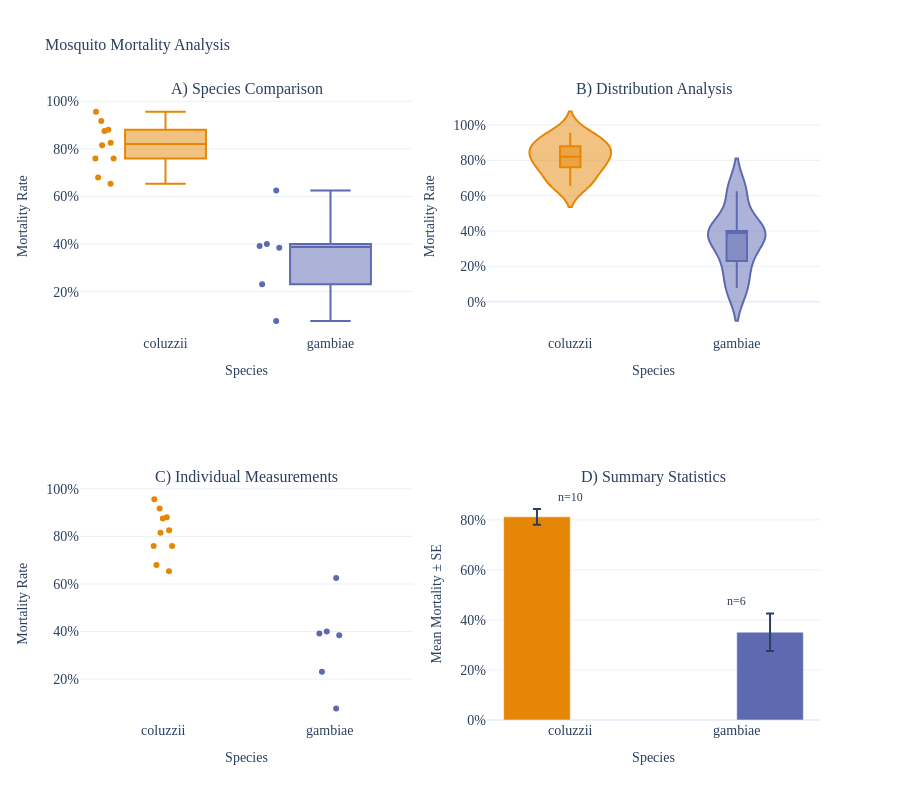

Here is the notebook cell this chart was saved with:
### Code cell
def create_manuscript_subplot(width=900, height=800):
    # Create subplots
    fig = make_subplots(
        rows=2, cols=2,
        subplot_titles=('A) Species Comparison', 'B) Distribution Analysis', 
                       'C) Individual Measurements', 'D) Summary Statistics'),
        specs=[[{"secondary_y": False}, {"secondary_y": False}],
               [{"secondary_y": False}, {"secondary_y": False}]]
    )
    
    # A) Box plot data
    box_fig = px.box(df_clean, x='species', y='mort_females', color='species',
                     color_discrete_map=TAXON_COLORS, points='all')
    for trace in box_fig.data:
        trace.showlegend = False
        fig.add_trace(trace, row=1, col=1)
    
    # B) Violin plot data
    violin_fig = px.violin(df_clean, x='species', y='mort_females', color='species',
                          color_discrete_map=TAXON_COLORS, box=True)
    for trace in violin_fig.data:
        trace.showlegend = False
        fig.add_trace(trace, row=1, col=2)
    
    # C) Strip plot data
    strip_fig = px.strip(df_clean, x='species', y='mort_females', color='species',
                        color_discrete_map=TAXON_COLORS)
    for trace in strip_fig.data:
        trace.showlegend = False
        fig.add_trace(trace, row=2, col=1)
    
    # D) Bar chart with summary stats
    summary = df_clean.groupby('species').agg({
        'mort_females': ['mean', 'std', 'count']
    }).round(3)
    summary.columns = ['mean', 'std', 'count']
    summary = summary.reset_index()
    summary['se'] = summary['std'] / np.sqrt(summary['count'])
    
    bar_fig = px.bar(summary, x='species', y='mean', color='species',
                     color_discrete_map=TAXON_COLORS, error_y='se')
    for trace in bar_fig.data:
        trace.showlegend = False
        fig.add_trace(trace, row=2, col=2)
    
    # Add sample size annotations for the bar chart
    for i, (_, row) in enumerate(summary.iterrows()):
        fig.add_annotation(
            x=i,
            y=row['mean'] + row['se'] + 0.05,
            text=f"n={int(row['count'])}",
            showarrow=False,
            row=2, col=2,
            font=dict(size=FONT_SIZE-2, family=FONT_FAMILY)
        )
    
    # Update layout
    fig.update_layout(
        width=width,
        height=height,
        title_text="Mosquito Mortality Analysis",
        template="plotly_white",
        font=dict(size=FONT_SIZE, family=FONT_FAMILY),
        title_font=dict(size=TITLE_FONT_SIZE, family=FONT_FAMILY)
    )
    
    # Update y-axes to show percentages
    for i in range(1, 3):
        for j in range(1, 3):
            fig.update_yaxes(tickformat='.0%', row=i, col=j)
    
    # Update axis titles
    fig.update_xaxes(title_text="Species", row=1, col=1, title_font=dict(size=FONT_SIZE, family=FONT_FAMILY))
    fig.update_xaxes(title_text="Species", row=1, col=2, title_font=dict(size=FONT_SIZE, family=FONT_FAMILY))
    fig.update_xaxes(title_text="Species", row=2, col=1, title_font=dict(size=FONT_SIZE, family=FONT_FAMILY))
    fig.update_xaxes(title_text="Species", row=2, col=2, title_font=dict(size=FONT_SIZE, family=FONT_FAMILY))
    
    fig.update_yaxes(title_text="Mortality Rate", row=1, col=1, title_font=dict(size=FONT_SIZE, family=FONT_FAMILY))
    fig.update_yaxes(title_text="Mortality Rate", row=1, col=2, title_font=dict(size=FONT_SIZE, family=FONT_FAMILY))
    fig.update_yaxes(title_text="Mortality Rate", row=2, col=1, title_font=dict(size=FONT_SIZE, family=FONT_FAMILY))
    fig.update_yaxes(title_text="Mean Mortality ± SE", row=2, col=2, title_font=dict(size=FONT_SIZE, family=FONT_FAMILY))
    
    return fig

manuscript_fig = create_manuscript_subplot()
manuscript_fig.show()

### Figure 1 — Plotly figure (JSON) as saved in the notebook; plotly's stock layout.template omitted (floating-point values rounded to 4 significant figures)
{"data": [{"alignmentgroup": "True", "boxpoints": "all", "hovertemplate": "species=%{x}<br>mort_females=%{y}<extra></extra>", "legendgroup": "coluzzii", "marker": {"color": "#e58606"}, "name": "coluzzii", "notched": false, "offsetgroup": "coluzzii", "orientation": "v", "showlegend": false, "type": "box", "x": ["coluzzii", "coluzzii", "coluzzii", "coluzzii", "coluzzii", "coluzzii", "coluzzii", "coluzzii", "coluzzii", "coluzzii"], "x0": " ", "xaxis": "x", "y": [0.68, 0.8261, 0.76, 0.6538, 0.8148, 0.88, 0.9565, 0.76, 0.9167, 0.875], "y0": " ", "yaxis": "y"}, {"alignmentgroup": "True", "boxpoints": "all", "hovertemplate": "species=%{x}<br>mort_females=%{y}<extra></extra>", "legendgroup": "gambiae", "marker": {"color": "#5d69b1"}, "name": "gambiae", "notched": false, "offsetgroup": "gambiae", "orientation": "v", "showlegend": false, "type": "box", "x": ["gambiae", "gambiae", "gambiae", "gambiae", "gambiae", "gambiae"], "x0": " ", "xaxis": "x", "y": [0.07692, 0.4, 0.3846, 0.625, 0.2308, 0.3913], "y0": " ", "yaxis": "y"}, {"alignmentgroup": "True", "box": {"visible": true}, "hovertemplate": "species=%{x}<br>mort_females=%{y}<extra></extra>", "legendgroup": "coluzzii", "marker": {"color": "#e58606"}, "name": "coluzzii", "offsetgroup": "coluzzii", "orientation": "v", "scalegroup": "True", "showlegend": false, "type": "violin", "x": ["coluzzii", "coluzzii", "coluzzii", "coluzzii", "coluzzii", "coluzzii", "coluzzii", "coluzzii", "coluzzii", "coluzzii"], "x0": " ", "xaxis": "x2", "y": [0.68, 0.8261, 0.76, 0.6538, 0.8148, 0.88, 0.9565, 0.76, 0.9167, 0.875], "y0": " ", "yaxis": "y2"}, {"alignmentgroup": "True", "box": {"visible": true}, "hovertemplate": "species=%{x}<br>mort_females=%{y}<extra></extra>", "legendgroup": "gambiae", "marker": {"color": "#5d69b1"}, "name": "gambiae", "offsetgroup": "gambiae", "orientation": "v", "scalegroup": "True", "showlegend": false, "type": "violin", "x": ["gambiae", "gambiae", "gambiae", "gambiae", "gambiae", "gambiae"], "x0": " ", "xaxis": "x2", "y": [0.07692, 0.4, 0.3846, 0.625, 0.2308, 0.3913], "y0": " ", "yaxis": "y2"}, {"alignmentgroup": "True", "boxpoints": "all", "fillcolor": "rgba(255,255,255,0)", "hoveron": "points", "hovertemplate": "species=%{x}<br>mort_females=%{y}<extra></extra>", "legendgroup": "coluzzii", "line": {"color": "rgba(255,255,255,0)"}, "marker": {"color": "#e58606"}, "name": "coluzzii", "offsetgroup": "coluzzii", "orientation": "v", "pointpos": 0, "showlegend": false, "type": "box", "x": ["coluzzii", "coluzzii", "coluzzii", "coluzzii", "coluzzii", "coluzzii", "coluzzii", "coluzzii", "coluzzii", "coluzzii"], "x0": " ", "xaxis": "x3", "y": [0.68, 0.8261, 0.76, 0.6538, 0.8148, 0.88, 0.9565, 0.76, 0.9167, 0.875], "y0": " ", "yaxis": "y3"}, {"alignmentgroup": "True", "boxpoints": "all", "fillcolor": "rgba(255,255,255,0)", "hoveron": "points", "hovertemplate": "species=%{x}<br>mort_females=%{y}<extra></extra>", "legendgroup": "gambiae", "line": {"color": "rgba(255,255,255,0)"}, "marker": {"color": "#5d69b1"}, "name": "gambiae", "offsetgroup": "gambiae", "orientation": "v", "pointpos": 0, "showlegend": false, "type": "box", "x": ["gambiae", "gambiae", "gambiae", "gambiae", "gambiae", "gambiae"], "x0": " ", "xaxis": "x3", "y": [0.07692, 0.4, 0.3846, 0.625, 0.2308, 0.3913], "y0": " ", "yaxis": "y3"}, {"alignmentgroup": "True", "error_y": {"array": [0.03131]}, "hovertemplate": "species=%{x}<br>mean=%{y}<extra></extra>", "legendgroup": "coluzzii", "marker": {"color": "#e58606", "pattern": {"shape": ""}}, "name": "coluzzii", "offsetgroup": "coluzzii", "orientation": "v", "showlegend": false, "textposition": "auto", "type": "bar", "x": ["coluzzii"], "xaxis": "x4", "y": [0.812], "yaxis": "y4"}, {"alignmentgroup": "True", "error_y": {"array": [0.07512]}, "hovertemplate": "species=%{x}<br>mean=%{y}<extra></extra>", "legendgroup": "gambiae", "marker": {"color": "#5d69b1", "pattern": {"shape": ""}}, "name": "gambiae", "offsetgroup": "gambiae", "orientation": "v", "showlegend": false, "textposition": "auto", "type": "bar", "x": ["gambiae"], "xaxis": "x4", "y": [0.351], "yaxis": "y4"}], "layout": {"annotations": [{"font": {"size": 16}, "showarrow": false, "text": "A) Species Comparison", "x": 0.225, "xanchor": "center", "xref": "paper", "y": 1, "yanchor": "bottom", "yref": "paper"}, {"font": {"size": 16}, "showarrow": false, "text": "B) Distribution Analysis", "x": 0.775, "xanchor": "center", "xref": "paper", "y": 1, "yanchor": "bottom", "yref": "paper"}, {"font": {"size": 16}, "showarrow": false, "text": "C) Individual Measurements", "x": 0.225, "xanchor": "center", "xref": "paper", "y": 0.375, "yanchor": "bottom", "yref": "paper"}, {"font": {"size": 16}, "showarrow": false, "text": "D) Summary Statistics", "x": 0.775, "xanchor": "center", "xref": "paper", "y": 0.375, "yanchor": "bottom", "yref": "paper"}, {"font": {"family": "Fira Sans", "size": 12}, "showarrow": false, "text": "n=10", "x": 0, "xref": "x4", "y": 0.8933, "yref": "y4"}, {"font": {"family": "Fira Sans", "size": 12}, "showarrow": false, "text": "n=6", "x": 1, "xref": "x4", "y": 0.4761, "yref": "y4"}], "font": {"family": "Fira Sans", "size": 14}, "height": 800, "title": {"font": {"family": "Fira Sans", "size": 16}, "text": "Mosquito Mortality Analysis"}, "width": 900, "xaxis": {"anchor": "y", "domain": [0, 0.45], "title": {"font": {"family": "Fira Sans", "size": 14}, "text": "Species"}}, "xaxis2": {"anchor": "y2", "domain": [0.55, 1], "title": {"font": {"family": "Fira Sans", "size": 14}, "text": "Species"}}, "xaxis3": {"anchor": "y3", "domain": [0, 0.45], "title": {"font": {"family": "Fira Sans", "size": 14}, "text": "Species"}}, "xaxis4": {"anchor": "y4", "domain": [0.55, 1], "title": {"font": {"family": "Fira Sans", "size": 14}, "text": "Species"}}, "yaxis": {"anchor": "x", "domain": [0.625, 1], "tickformat": ".0%", "title": {"font": {"family": "Fira Sans", "size": 14}, "text": "Mortality Rate"}}, "yaxis2": {"anchor": "x2", "domain": [0.625, 1], "tickformat": ".0%", "title": {"font": {"family": "Fira Sans", "size": 14}, "text": "Mortality Rate"}}, "yaxis3": {"anchor": "x3", "domain": [0, 0.375], "tickformat": ".0%", "title": {"font": {"family": "Fira Sans", "size": 14}, "text": "Mortality Rate"}}, "yaxis4": {"anchor": "x4", "domain": [0, 0.375], "tickformat": ".0%", "title": {"font": {"family": "Fira Sans", "size": 14}, "text": "Mean Mortality ± SE"}}}}
